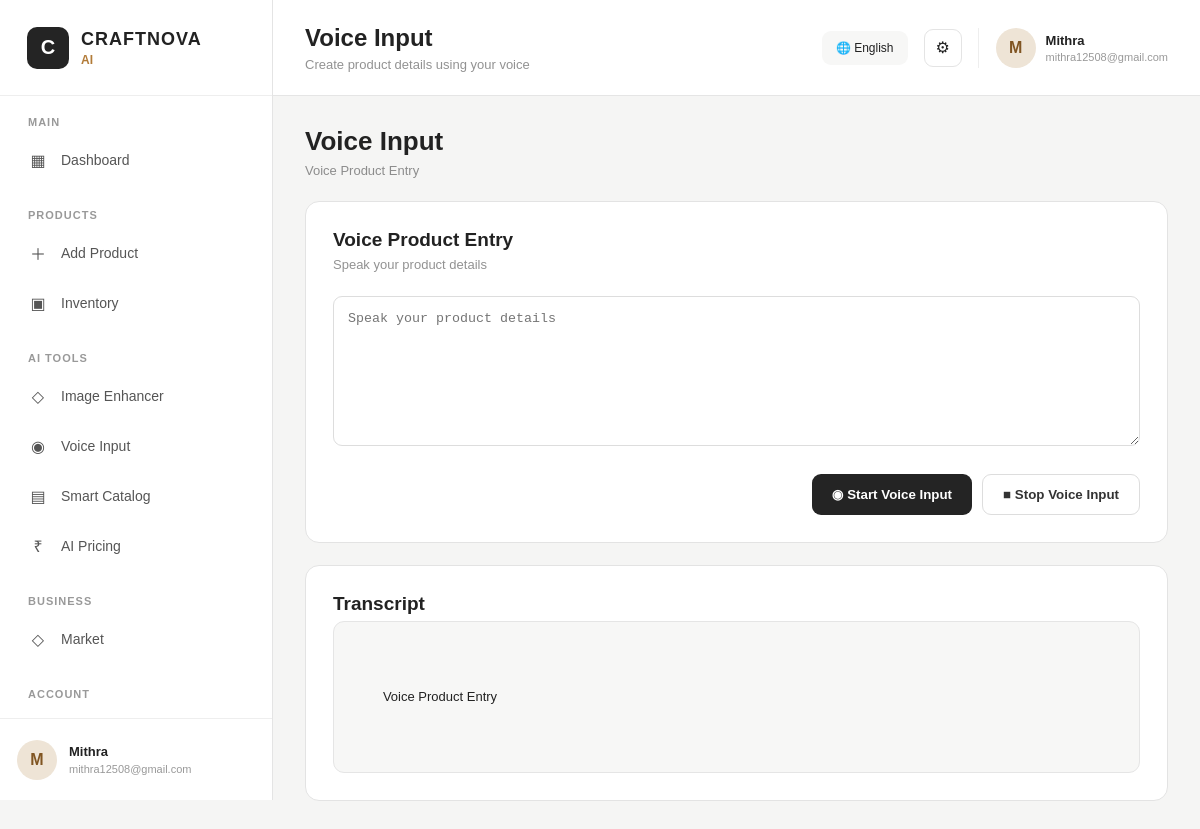
Screenshot of /voice-input (signed in) with the database file from the repository.
### tables this page shows
CREATE TABLE users (
            id INTEGER PRIMARY KEY AUTOINCREMENT,
            name TEXT NOT NULL,
            email TEXT UNIQUE NOT NULL,
            password TEXT NOT NULL,
            language TEXT DEFAULT 'English',
            craft_category TEXT,
            business_name TEXT
        );

### app.py (the view)
@app.route("/voice-input")
def voice_input():
    if "user_id" not in session:
        return redirect(
            url_for("login")
        )
    return render_template(
        "voice_input.html",
        active_page="voice_input",
        page_title="Voice Input",
        page_subtitle="Create product details using your voice"
    )

### app.py (called while the page is built)
@app.context_processor
def inject_global_data():
    language = "English"
    current_user = None
    if "user_id" in session:
        current_user = get_user_by_id(
            session["user_id"]
        )
        if current_user:
            if current_user[4]:
                language = current_user[4]
    def t(text):
        return translate(
            text,
            language
        )
    return {
        "t": t,
        "current_language": language,
        "current_user": current_user
    }

### database/database.py (called while the page is built)
def get_connection():
    return sqlite3.connect(DATABASE_PATH)

def get_user_by_id(user_id):
    connection = get_connection()
    cursor = connection.cursor()
    cursor.execute("""
        SELECT *
        FROM users
        WHERE id = ?
    """, (user_id,))
    user = cursor.fetchone()
    connection.close()
    return user

### models/language.py (called while the page is built)
def translate(key, language="English"):
    language = language if language in TRANSLATIONS else "English"
    if key in TRANSLATIONS[language]:
        return TRANSLATIONS[language][key]
    if key in TRANSLATIONS["English"]:
        return TRANSLATIONS["English"][key]
    return key

### templates/voice_input.html (shortened to what this page needs)
{% extends "base.html" %}
{% block content %}
<div class="module-heading">
    <h1>{{ t("Voice Input") }}</h1>
    <p>{{ t("Voice Product Entry") }}</p>
</div>
<div class="module-card">
    <h2>{{ t("Voice Product Entry") }}</h2>
    <p>{{ t("Speak your product details") }}</p>
    <textarea
        id="voiceText"
        style="width:100%;min-height:150px;border:1px solid #ddd;border-radius:9px;padding:14px;"
        placeholder="{{ t('Speak your product details') }}"></textarea>
    <div class="button-row">
        <button
            class="primary-btn"
            onclick="startVoice()">
            ◉ {{ t("Start Voice Input") }}
        </button>
        <button
            class="secondary-btn"
            onclick="stopVoice()">
            ■ {{ t("Stop Voice Input") }}
        </button>
    </div>
</div>
<div class="module-card">
    <h2>{{ t("Transcript") }}</h2>
    <div id="result"
         class="result-box">
        {{ t("Voice Product Entry") }}
    </div>
</div>
{% endblock %}

### templates/base.html (shortened to what this page needs)
<!DOCTYPE html>
<html lang="en">
<head>
    <link rel="stylesheet"
          href="{{ url_for('static', filename='css/style.css') }}">
</head>
<body>
<div class="app-shell">
    <aside class="sidebar">
        <div class="brand">
            <div class="brand-logo">
                C
            </div>
            <div>
                <div class="brand-name">
                    CRAFTNOVA
                </div>
                <div class="brand-ai">
                    AI
                </div>
            </div>
        </div>
        <div class="sidebar-scroll">
            <div class="nav-section">
                <div class="nav-title">
                    MAIN
                </div>
                <a href="{{ url_for('dashboard') }}"
                   class="nav-item {% if active_page == 'dashboard' %}active{% endif %}">
                    <span class="nav-icon">▦</span>
                    <span>{{ t("Dashboard") }}</span>
                </a>
            </div>
            <div class="nav-section">
                <div class="nav-title">
                    PRODUCTS
                </div>
                <a href="{{ url_for('add_product_page') }}"
                   class="nav-item {% if active_page == 'add-product' %}active{% endif %}">
                    <span class="nav-icon">＋</span>
                    <span>{{ t("Add Product") }}</span>
                </a>
                <a href="{{ url_for('inventory') }}"
                   class="nav-item {% if active_page == 'inventory' %}active{% endif %}">
                    <span class="nav-icon">▣</span>
                    <span>{{ t("Inventory") }}</span>
                </a>
            </div>
            <div class="nav-section">
                <div class="nav-title">
                    AI TOOLS
                </div>
                <a href="{{ url_for('image_enhancer') }}"
                   class="nav-item {% if active_page == 'image-enhancer' %}active{% endif %}">
                    <span class="nav-icon">◇</span>
                    <span>{{ t("Image Enhancer") }}</span>
                </a>
                <a href="{{ url_for('voice_input') }}"
                   class="nav-item {% if active_page == 'voice-input' %}active{% endif %}">
                    <span class="nav-icon">◉</span>
                    <span>{{ t("Voice Input") }}</span>
                </a>
                <a href="{{ url_for('catalog') }}"
                   class="nav-item {% if active_page == 'catalog' %}active{% endif %}">
                    <span class="nav-icon">▤</span>
                    <span>{{ t("Smart Catalog") }}</span>
                </a>
                <a href="{{ url_for('pricing') }}"
                   class="nav-item {% if active_page == 'pricing' %}active{% endif %}">
                    <span class="nav-icon">₹</span>
                    <span>{{ t("AI Pricing") }}</span>
                </a>
            </div>
            <div class="nav-section">
                <div class="nav-title">
                    BUSINESS
                </div>
                <a href="{{ url_for('market') }}"
                   class="nav-item {% if active_page == 'market' %}active{% endif %}">
                    <span class="nav-icon">◇</span>
                    <span>{{ t("Market") }}</span>
                </a>
            </div>
            <div class="nav-section">
                <div class="nav-title">
                    ACCOUNT
                </div>
                <a href="{{ url_for('settings') }}"
                   class="nav-item {% if active_page == 'settings' %}active{% endif %}">
                </a>
            </div>
        </div>
        {% if current_user %}
        <div class="sidebar-user">
            <div class="avatar">
                {{ current_user[1][0]|upper }}
            </div>
            <div class="sidebar-user-info">
                <strong>
                    {{ current_user[1] }}
                </strong>
                <span>
                    {{ current_user[2] }}
                </span>
            </div>
        </div>
        {% endif %}
    </aside>
    <main class="main-area">
        <header class="topbar">
            <div>
                <h1>
                    {% if page_title %}
                        {{ t(page_title) }}
                    {% else %}
                        {{ t("Dashboard") }}
                    {% endif %}
                </h1>
                <p>
                    {% if page_subtitle %}
                        {{ t(page_subtitle) }}
                    {% else %}
                        Welcome to CRAFTNOVA AI
                    {% endif %}
                </p>
            </div>
            <div class="topbar-right">
                <div class="language-pill">
                    🌐 {{ current_language }}
                </div>
                <a href="{{ url_for('settings') }}"
                   class="settings-button">
                    ⚙
                </a>
                {% if current_user %}
                <div class="top-user">
                    <div class="top-avatar">
                        {{ current_user[1][0]|upper }}
                    </div>
                    <div>
                        <strong>
                            {{ current_user[1] }}
                        </strong>
                        <span>
                            {{ current_user[2] }}
                        </span>
                    </div>
                </div>
                {% endif %}
            </div>
        </header>
        <section class="page-area">
            {% block content %}
            {% endblock %}
        </section>
    </main>
</div>
</body>
</html>

### static/css/style.css (style rules this page uses)
* { box-sizing: border-box; margin: 0; padding: 0; }
body { font-family: Arial, Helvetica, sans-serif; background: #f5f5f4; color: #222; }
a { text-decoration: none; color: inherit; }
.app-shell { display: flex; min-height: 100vh; }
.sidebar { width: 273px; height: 100vh; position: fixed; left: 0; top: 0; background: #ffffff; border-right: 1px solid #e4e4e4; display: flex; flex-direction: column; z-index: 20; }
.brand { height: 96px; display: flex; align-items: center; gap: 12px; padding: 0 27px; border-bottom: 1px solid #eeeeee; }
.brand-logo { width: 42px; height: 42px; border-radius: 10px; background: #242424; color: white; display: flex; justify-content: center; align-items: center; font-size: 20px; font-weight: bold; }
.brand-name { font-size: 18px; font-weight: 800; letter-spacing: 1px; }
.brand-ai { margin-top: 3px; color: #b27b38; font-size: 12px; font-weight: bold; }
.sidebar-scroll { flex: 1; overflow-y: auto; padding: 20px 14px; }
.nav-section { margin-bottom: 26px; }
.nav-title { font-size: 11px; font-weight: 700; color: #999; letter-spacing: 1px; padding: 0 14px; margin-bottom: 9px; }
.nav-item { height: 46px; margin-bottom: 4px; padding: 0 15px; border-radius: 9px; display: flex; align-items: center; gap: 14px; color: #555; font-size: 14px; transition: all .2s ease; }
.nav-icon { width: 18px; text-align: center; font-size: 16px; }
.sidebar-user { height: 82px; border-top: 1px solid #eeeeee; padding: 15px 17px; display: flex; align-items: center; gap: 12px; }
.avatar, .top-avatar { border-radius: 50%; display: flex; justify-content: center; align-items: center; font-weight: 700; }
.avatar { width: 40px; height: 40px; background: #eee4d6; color: #805522; }
.sidebar-user-info { min-width: 0; display: flex; flex-direction: column; }
.sidebar-user-info strong { font-size: 13px; }
.sidebar-user-info span { margin-top: 4px; color: #999; font-size: 11px; white-space: nowrap; overflow: hidden; text-overflow: ellipsis; }
.main-area { margin-left: 273px; width: calc(100% - 273px); min-height: 100vh; }
.topbar { height: 96px; background: #fff; border-bottom: 1px solid #e5e5e5; padding: 0 32px; display: flex; justify-content: space-between; align-items: center; }
.topbar h1 { font-size: 24px; margin-bottom: 5px; }
.topbar p { color: #929292; font-size: 13px; }
.topbar-right { display: flex; align-items: center; gap: 16px; }
.language-pill { padding: 10px 14px; background: #f7f7f6; border-radius: 9px; font-size: 12px; }
.settings-button { width: 38px; height: 38px; border: 1px solid #e4e4e4; border-radius: 9px; display: flex; align-items: center; justify-content: center; }
.top-user { border-left: 1px solid #eeeeee; padding-left: 17px; display: flex; align-items: center; gap: 10px; }
.top-avatar { width: 40px; height: 40px; background: #eee4d6; color: #805522; }
.top-user div:last-child { display: flex; flex-direction: column; }
.top-user strong { font-size: 13px; }
.top-user span { margin-top: 3px; color: #999; font-size: 11px; }
.page-area { padding: 30px 32px 45px; }
.module-heading { margin-bottom: 23px; }
.module-heading h1 { font-size: 26px; margin-bottom: 6px; }
.module-heading p { color: #8c8c8c; font-size: 13px; }
.module-card { background: #fff; border: 1px solid #e3e3e3; border-radius: 14px; padding: 27px; margin-bottom: 22px; }
.module-card h2 { font-size: 19px; margin-bottom: 6px; }
.module-card > p { color: #929292; font-size: 13px; margin-bottom: 24px; }
.button-row { display: flex; justify-content: flex-end; gap: 10px; margin-top: 24px; }
.primary-btn { border: none; border-radius: 9px; background: #242424; color: #fff; padding: 12px 20px; font-weight: 700; cursor: pointer; }
.secondary-btn { border: 1px solid #ddd; border-radius: 9px; background: #fff; color: #333; padding: 12px 20px; font-weight: 600; }
.result-box { background: #f7f7f6; border: 1px solid #e5e5e5; border-radius: 11px; padding: 20px; line-height: 1.7; white-space: pre-wrap; font-size: 13px; }

### rows the page displays
users: name "M", name "Mithra", email "mithra12508@gmail.com", language "English"

### other values shown
{{ t("Dashboard") }} "Dashboard"
{{ t("Add Product") }} "Add Product"
{{ t("Inventory") }} "Inventory"
{{ t("Image Enhancer") }} "Image Enhancer"
{{ t("Voice Input") }} "Voice Input"
{{ t("Smart Catalog") }} "Smart Catalog"
{{ t("AI Pricing") }} "AI Pricing"
{{ t("Market") }} "Market"
{{ t(page_title) }} "Voice Input"
{{ t(page_subtitle) }} "Create product details using your voice"
{{ t("Voice Product Entry") }} "Voice Product Entry"
{{ t("Speak your product details") }} "Speak your product details"
{{ t("Start Voice Input") }} "Start Voice Input"
{{ t("Stop Voice Input") }} "Stop Voice Input"
{{ t("Transcript") }} "Transcript"
